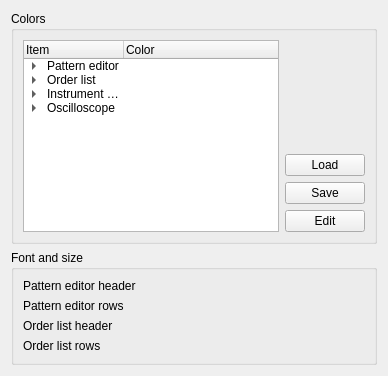
     <widget class="QWidget" name="appearanceTab">
      <attribute name="title">
       <string>Appearance</string>
      </attribute>
      <layout class="QGridLayout" name="gridLayout_18">
       <item row="1" column="0">
        <widget class="QGroupBox" name="fontSizeGroupBox">
         <property name="title">
          <string>Font and size</string>
         </property>
         <layout class="QFormLayout" name="formLayout">
          <item row="0" column="0">
           <widget class="QLabel" name="ptnHdFontLabel">
            <property name="text">
             <string>Pattern editor header</string>
            </property>
           </widget>
          </item>
          <item row="0" column="1">
           <widget class="FontInfoWidget" name="ptnHdFontInfoWidget" native="true"/>
          </item>
          <item row="1" column="0">
           <widget class="QLabel" name="ptnRowFontTitleLabel">
            <property name="text">
             <string>Pattern editor rows</string>
            </property>
           </widget>
          </item>
          <item row="1" column="1">
           <widget class="FontInfoWidget" name="ptnRowFontInfoWidget" native="true"/>
          </item>
          <item row="2" column="0">
           <widget class="QLabel" name="odrHdFontTitleLabel">
            <property name="text">
             <string>Order list header</string>
            </property>
           </widget>
          </item>
          <item row="2" column="1">
           <widget class="FontInfoWidget" name="odrHdFontInfoWidget" native="true"/>
          </item>
          <item row="3" column="0">
           <widget class="QLabel" name="odrRowFontTitleLabel">
            <property name="text">
             <string>Order list rows</string>
            </property>
           </widget>
          </item>
          <item row="3" column="1">
           <widget class="FontInfoWidget" name="odrRowFontInfoWidget" native="true"/>
          </item>
         </layout>
        </widget>
       </item>
       <item row="0" column="0">
        <widget class="QGroupBox" name="colorsGroupBox">
         <property name="title">
          <string>Colors</string>
         </property>
         <layout class="QGridLayout" name="gridLayout_20">
          <item row="0" column="1">
           <spacer name="verticalSpacer_7">
            <property name="orientation">
             <enum>Qt::Vertical</enum>
            </property>
            <property name="sizeHint" stdset="0">
             <size>
              <width>20</width>
              <height>40</height>
             </size>
            </property>
           </spacer>
          </item>
          <item row="3" column="1">
           <widget class="QPushButton" name="colorEditPushButton">
            <property name="text">
             <string>Edit</string>
            </property>
           </widget>
          </item>
          <item row="0" column="0" rowspan="4">
           <widget class="QTreeWidget" name="colorsTreeWidget">
            <property name="editTriggers">
             <set>QAbstractItemView::NoEditTriggers</set>
            </property>
            <property name="selectionBehavior">
             <enum>QAbstractItemView::SelectItems</enum>
            </property>
            <column>
             <property name="text">
              <string>Item</string>
             </property>
            </column>
            <column>
             <property name="text">
              <string>Color</string>
             </property>
            </column>
            <item>
             <property name="text">
              <string>Pattern editor</string>
             </property>
             <item>
              <property name="text">
               <string>Default step text</string>
              </property>
             </item>
             <item>
              <property name="text">
               <string>Default step background</string>
              </property>
             </item>
             <item>
              <property name="text">
               <string>Highlighted step 1 background</string>
              </property>
             </item>
             <item>
              <property name="text">
               <string>Highlighted step 2 background</string>
              </property>
             </item>
             <item>
              <property name="text">
               <string>Current step text</string>
              </property>
             </item>
             <item>
              <property name="text">
               <string>Current step background</string>
              </property>
             </item>
             <item>
              <property name="text">
               <string>Current editing step background</string>
              </property>
             </item>
             <item>
              <property name="text">
               <string>Current cell background</string>
              </property>
             </item>
             <item>
              <property name="text">
               <string>Current playing step background</string>
              </property>
             </item>
             <item>
              <property name="text">
               <string>Selection background</string>
              </property>
             </item>
             <item>
              <property name="text">
               <string>Hovered cell background</string>
              </property>
             </item>
             <item>
              <property name="text">
               <string>Default step number</string>
              </property>
             </item>
             <item>
              <property name="text">
               <string>Highlighted step 1 number</string>
              </property>
             </item>
             <item>
              <property name="text">
               <string>Highlighted step 2 number</string>
              </property>
             </item>
             <item>
              <property name="text">
               <string>Note text</string>
              </property>
             </item>
             <item>
              <property name="text">
               <string>Instrument text</string>
              </property>
             </item>
             <item>
              <property name="text">
               <string>Volume text</string>
              </property>
             </item>
             <item>
              <property name="text">
               <string>Effect text</string>
              </property>
             </item>
             <item>
              <property name="text">
               <string>Error text</string>
              </property>
             </item>
             <item>
              <property name="text">
               <string>Header text</string>
              </property>
             </item>
             <item>
              <property name="text">
               <string>Header background</string>
              </property>
             </item>
             <item>
              <property name="text">
               <string>Mask</string>
              </property>
             </item>
             <item>
              <property name="text">
               <string>Border</string>
              </property>
             </item>
             <item>
              <property name="text">
               <string>Header border</string>
              </property>
             </item>
             <item>
              <property name="text">
               <string>Mute</string>
              </property>
             </item>
             <item>
              <property name="text">
               <string>Unmute</string>
              </property>
             </item>
             <item>
              <property name="text">
               <string>Background</string>
              </property>
             </item>
             <item>
              <property name="text">
               <string>Marker</string>
              </property>
             </item>
             <item>
              <property name="text">
               <string>Unfocused shadow</string>
              </property>
              <property name="text">
               <string/>
              </property>
             </item>
            </item>
            <item>
             <property name="text">
              <string>Order list</string>
             </property>
             <item>
              <property name="text">
               <string>Default row text</string>
              </property>
             </item>
             <item>
              <property name="text">
               <string>Default row background</string>
              </property>
             </item>
             <item>
              <property name="text">
               <string>Current row text</string>
              </property>
             </item>
             <item>
              <property name="text">
               <string>Current row background</string>
              </property>
             </item>
             <item>
              <property name="text">
               <string>Current editing row background</string>
              </property>
             </item>
             <item>
              <property name="text">
               <string>Current cell background</string>
              </property>
             </item>
             <item>
              <property name="text">
               <string>Current playing row background</string>
              </property>
             </item>
             <item>
              <property name="text">
               <string>Selection background</string>
              </property>
             </item>
             <item>
              <property name="text">
               <string>Hovered cell background</string>
              </property>
             </item>
             <item>
              <property name="text">
               <string>Row number</string>
              </property>
             </item>
             <item>
              <property name="text">
               <string>Header text</string>
              </property>
             </item>
             <item>
              <property name="text">
               <string>Header background</string>
              </property>
             </item>
             <item>
              <property name="text">
               <string>Border</string>
              </property>
             </item>
             <item>
              <property name="text">
               <string>Header border</string>
              </property>
             </item>
             <item>
              <property name="text">
               <string>Background</string>
              </property>
             </item>
             <item>
              <property name="text">
               <string>Unfocused shadow</string>
              </property>
             </item>
            </item>
            <item>
             <property name="text">
              <string>Instrument list</string>
             </property>
             <item>
              <property name="text">
               <string>Default text</string>
              </property>
             </item>
             <item>
              <property name="text">
               <string>Background</string>
              </property>
             </item>
             <item>
              <property name="text">
               <string>Selected background</string>
              </property>
             </item>
             <item>
              <property name="text">
               <string>Hovered background</string>
              </property>
             </item>
             <item>
              <property name="text">
               <string>Selected hovered background</string>
              </property>
             </item>
            </item>
            <item>
             <property name="text">
              <string>Oscilloscope</string>
             </property>
             <item>
              <property name="text">
               <string>Background</string>
              </property>
             </item>
             <item>
              <property name="text">
               <string>Foreground</string>
              </property>
             </item>
            </item>
           </widget>
          </item>
          <item row="2" column="1">
           <widget class="QPushButton" name="colorSavePushButton">
            <property name="text">
             <string>Save</string>
            </property>
           </widget>
          </item>
          <item row="1" column="1">
           <widget class="QPushButton" name="colorLoadPushButton">
            <property name="text">
             <string>Load</string>
            </property>
           </widget>
          </item>
         </layout>
        </widget>
       </item>
      </layout>
     </widget>
